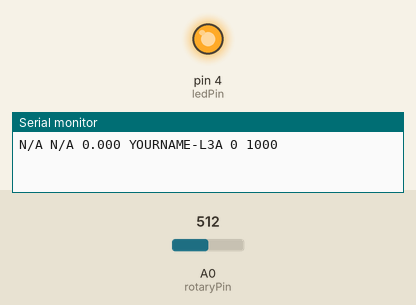
Simulated run of this sketch. Board: Arduino Uno, built with avr-gcc and run on an emulated ATmega328P. On the bench: output pins drawn as LEDs (lit = HIGH), the last lines printed to the serial monitor. Inputs (shaded band) come from the test bench; at power-on: A0 (rotaryPin) = 512.

Above: at 0.05 s.
At 1.2 s:
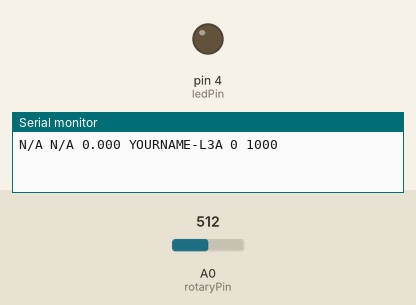
1.3 s: A0 (rotaryPin) set to 716
At 2.1 s:
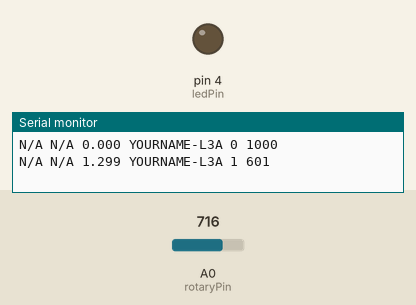
Timing chart, 0 to 4.3 s (numbered marks = the images above; inputs shaded):
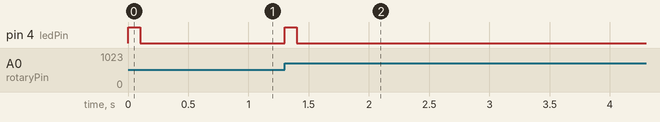

The sketch:

sketch_2021106_Lesson3_with_notify_millis_and_keywords.ino
```cpp
// Rotary controls LED

int rotaryPin = A0; // select the input pin for the rotary
int ledPin = 4; // select the pin for the LED
int rotaryValue = 0; // variable to store the value coming from the rota
int prevValue = -1;
int cnt = 0;

#define MY_KEYWORD  "YOURNAME-L3A"

void setup() {
 // declare the ledPin as an OUTPUT:
 pinMode(ledPin, OUTPUT);
 Serial.begin(57600);
}

void loop() {
    static boolean prevStat = false;

    // read the value from the sensor:
    rotaryValue = analogRead(rotaryPin);
    rotaryValue = map(rotaryValue, 0, 1023, 2000, 0);
    if (rotaryValue != prevValue) {
        uint32_t tNow = millis();
        Serial.print("N/A ");
        Serial.print("N/A ");
        Serial.print(tNow/1000); Serial.print(".");
	int x = tNow % 1000;
	if (x < 10) { Serial.print("0"); }
	if (x < 100) { Serial.print("0"); }
	Serial.print(x); Serial.print(" "); //  <-- printf("%d.%03d ", tNow/1000, tNow%1000);
        Serial.print(MY_KEYWORD); Serial.print(" ");
        Serial.print(cnt); Serial.print(" ");
        Serial.println(rotaryValue);

        // turn the ledPin on
        digitalWrite(ledPin, HIGH);
        // stop the program for 100 milliseconds:
        delay(100);
        // turn the ledPin off:
        digitalWrite(ledPin, LOW);
        // stop the program for 100 milliseconds:
        delay(100);
        prevValue = rotaryValue;
        cnt++;
    }
}
```

Measured:
- after the input at 1.3 s, pin 4 (ledPin): LOW → HIGH at once, → LOW 0.10 s later
